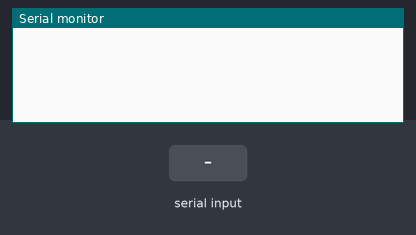
Bench run of a sketch on a simulated Arduino Uno, built with avr-gcc and run on an emulated ATmega328P. On the bench: the last lines printed to the serial monitor. Inputs (shaded band) come from the test bench.

Above: at 1.2 s.
1.3 s: "90,45\n" received over Serial
At 1.9 s:
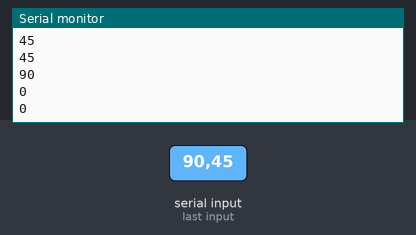
2.8 s: "30,150\n" received over Serial
At 4.4 s:
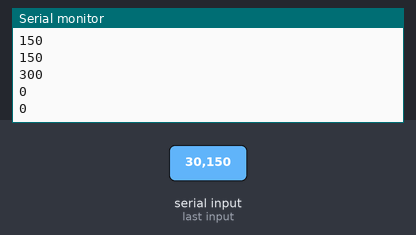
Timing chart, 0 to 5.9 s (numbered marks = the images above; inputs shaded):
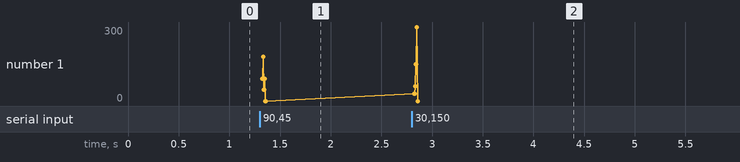

Measured:
- after the input at 1.3 s, the serial monitor: prints a new line at once (image 1)
- after the input at 2.8 s, the serial monitor: prints a new line at once (image 2)

The sketch:

payloadToArray.ino
```cpp
void setup() {
  // put your setup code here, to run once:
 Serial.begin(9600);
 Serial.setTimeout(20);
}

String incomingString;
String wordd;
long int toPrint;

void loop() {
   if (Serial.available() > 0){
    incomingString = Serial.readString();
    for (int i = 0; i<3; i++) {
    wordd = getValue(incomingString, ',', i);
    Serial.println(wordd);
    Serial.println(getInt(incomingString, ',', i));
    Serial.println(getInt(incomingString, ',', i)*2);
  }
   }
}

String getValue(String data, char separator, int index)
{
  int found = 0;
  int strIndex[] = {0, -1};
  int maxIndex = data.length()-1;

  for(int i=0; i<=maxIndex && found<=index; i++){
    if(data.charAt(i)==separator || i==maxIndex){
        found++;
        strIndex[0] = strIndex[1]+1;
        strIndex[1] = (i == maxIndex) ? i+1 : i;
    }
  }

  return found>index ? data.substring(strIndex[0], strIndex[1]) : "";
}

int getInt(String data, char separator, int index){
  String temp;
  temp = getValue(data, separator, index);
  return temp.toInt();
  }

//int foo = Integer.parseInt("1234");
```
